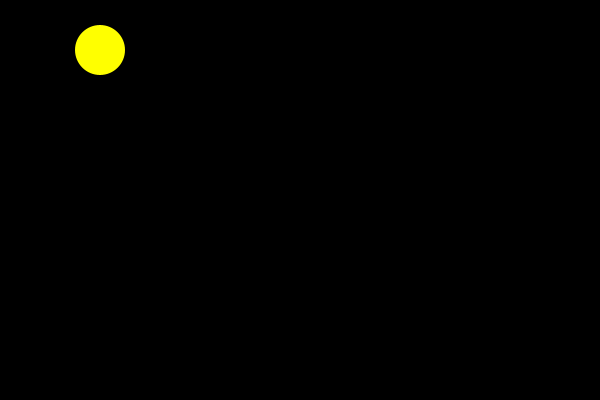
Frame 1 (no input)
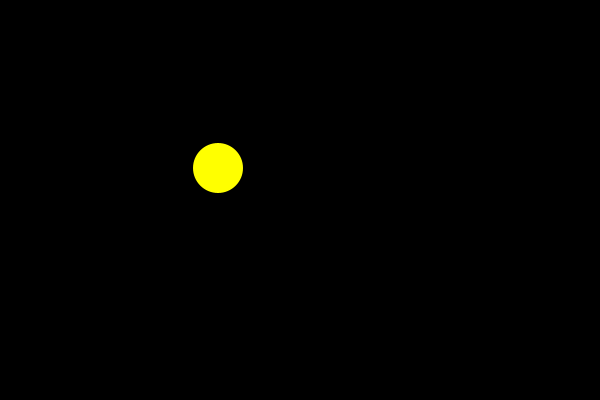
Frame 60 (the mouse pressed at the canvas centre just before this capture)
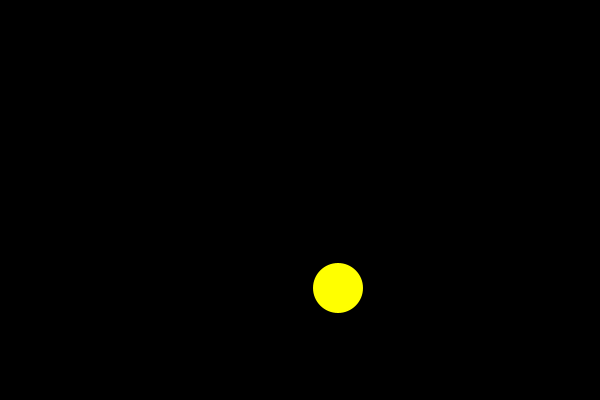
Frame 120 (the mouse held since frame 60 and released just before this capture)

The Processing sketch that drew these frames (run headless with seeded random() and noise(); from frame 60 on, the mouse is pressed at the canvas centre):

// Processing sketch: SK02
// ── SK02.pde
int x = 100, y = 50;         // Starting position of ball
int r = 50;                  // Radius of ball
int xSpeed = 2, ySpeed = 2;  // Speed of ball in x dimension


// Function to setup screen
void setup()  
{
  size(600, 400);       // Size of screen
  fill(255, 255, 0);    // Background color
  noStroke();           // No outside line
  print(width, height); // Print to console the screen size
}


// Function to draw to screen. Loops at 60Hz
void draw()         
{
  background(0);    // Redraw the background
  circle(x, y, r);  // Draw the ball
  x += xSpeed;
  y += ySpeed;
  
  // Check if ball is to bounce off wall in the x dimension
  // using 25 to account for ball radius
  if (x > (width - 25))  
  {
    xSpeed = -xSpeed;
  }
  else if (x < 25)
  {
    xSpeed = -xSpeed;
  }
  
  // Check if ball is to bounce off wall in the y dimension
  // using 25 to account for ball radius
  if (y > (height - 25))  
  {
    ySpeed = -ySpeed;
  }
  else if (y < 25)
  {
    ySpeed = -ySpeed;
  }
}
